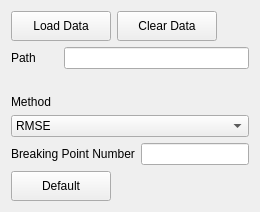
<?xml version="1.0" encoding="UTF-8"?>
<ui version="4.0">
 <class>WidgetNavigation</class>
 <widget class="QWidget" name="WidgetNavigation">
  <property name="geometry">
   <rect>
    <x>0</x>
    <y>0</y>
    <width>315</width>
    <height>200</height>
   </rect>
  </property>
  <property name="minimumSize">
   <size>
    <width>315</width>
    <height>200</height>
   </size>
  </property>
  <property name="maximumSize">
   <size>
    <width>315</width>
    <height>200</height>
   </size>
  </property>
  <property name="windowTitle">
   <string>Form</string>
  </property>
  <layout class="QGridLayout" name="gridLayout">
   <property name="sizeConstraint">
    <enum>QLayout::SetFixedSize</enum>
   </property>
   <item row="8" column="3">
    <widget class="QLineEdit" name="lineEdit">
     <property name="sizePolicy">
      <sizepolicy hsizetype="Preferred" vsizetype="Fixed">
       <horstretch>0</horstretch>
       <verstretch>0</verstretch>
      </sizepolicy>
     </property>
    </widget>
   </item>
   <item row="4" column="0">
    <widget class="QLabel" name="lab_path">
     <property name="text">
      <string>Path</string>
     </property>
    </widget>
   </item>
   <item row="0" column="0" colspan="2">
    <widget class="QPushButton" name="pb_load_data">
     <property name="minimumSize">
      <size>
       <width>100</width>
       <height>30</height>
      </size>
     </property>
     <property name="maximumSize">
      <size>
       <width>80</width>
       <height>30</height>
      </size>
     </property>
     <property name="text">
      <string>Load Data</string>
     </property>
    </widget>
   </item>
   <item row="10" column="0" colspan="2">
    <widget class="QPushButton" name="pushButton">
     <property name="minimumSize">
      <size>
       <width>100</width>
       <height>30</height>
      </size>
     </property>
     <property name="maximumSize">
      <size>
       <width>100</width>
       <height>30</height>
      </size>
     </property>
     <property name="text">
      <string>Default</string>
     </property>
    </widget>
   </item>
   <item row="7" column="0" colspan="4">
    <widget class="QComboBox" name="comboBox">
     <item>
      <property name="text">
       <string>RMSE</string>
      </property>
     </item>
    </widget>
   </item>
   <item row="8" column="0" colspan="3">
    <widget class="QLabel" name="label_2">
     <property name="text">
      <string>Breaking Point Number</string>
     </property>
    </widget>
   </item>
   <item row="5" column="0">
    <spacer name="verticalSpacer">
     <property name="orientation">
      <enum>Qt::Vertical</enum>
     </property>
     <property name="sizeHint" stdset="0">
      <size>
       <width>20</width>
       <height>20</height>
      </size>
     </property>
    </spacer>
   </item>
   <item row="6" column="0" colspan="2">
    <widget class="QLabel" name="label">
     <property name="text">
      <string>Method</string>
     </property>
    </widget>
   </item>
   <item row="0" column="2" colspan="2">
    <widget class="QPushButton" name="bd_clear_data">
     <property name="minimumSize">
      <size>
       <width>100</width>
       <height>30</height>
      </size>
     </property>
     <property name="maximumSize">
      <size>
       <width>80</width>
       <height>30</height>
      </size>
     </property>
     <property name="text">
      <string>Clear Data</string>
     </property>
    </widget>
   </item>
   <item row="4" column="1" colspan="3">
    <widget class="QLineEdit" name="le_path">
     <property name="readOnly">
      <bool>true</bool>
     </property>
    </widget>
   </item>
  </layout>
 </widget>
 <resources/>
 <connections/>
</ui>
